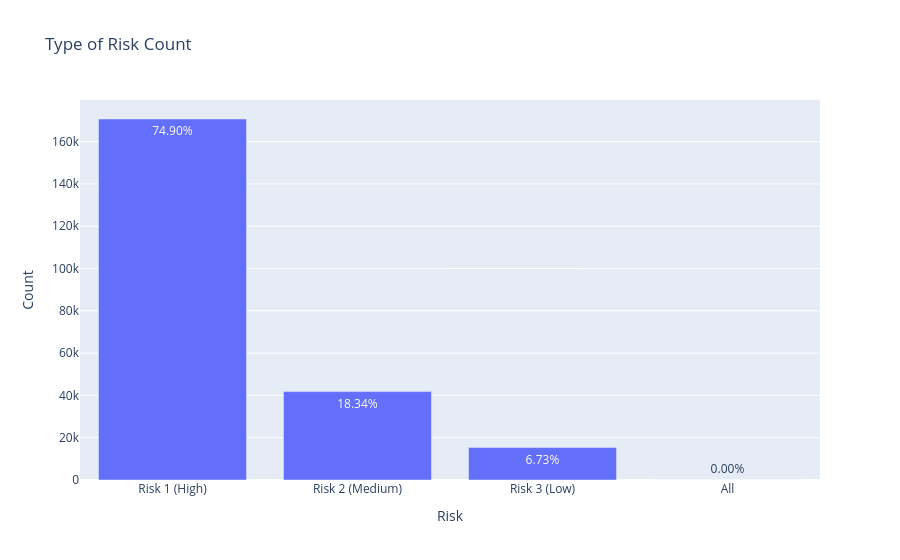

The cell this chart's notebook holds for it:
### Code cell
x = df['Risk'].value_counts().index.values.astype('str')
y = df['Risk'].value_counts().values
pct = [("%.2f"%(v*100))+"%"for v in (y/len(df))]


trace1 = go.Bar(x=x, y=y, text=pct)
layout = dict(title= 'Type of Risk Count',
              yaxis = dict(title='Count'),
              xaxis = dict(title='Risk'))
fig=dict(data=[trace1], layout=layout)
iplot(fig)

### Figure 1 — Plotly figure (JSON) as saved in the notebook; plotly's stock layout.template omitted (floating-point values rounded to 4 significant figures)
{"data": [{"text": ["74.90%", "18.34%", "6.73%", "0.00%"], "type": "bar", "x": ["Risk 1 (High)", "Risk 2 (Medium)", "Risk 3 (Low)", "All"], "y": [170708, 41808, 15347, 5]}], "layout": {"title": {"text": "Type of Risk Count"}, "xaxis": {"title": {"text": "Risk"}}, "yaxis": {"title": {"text": "Count"}}}}
